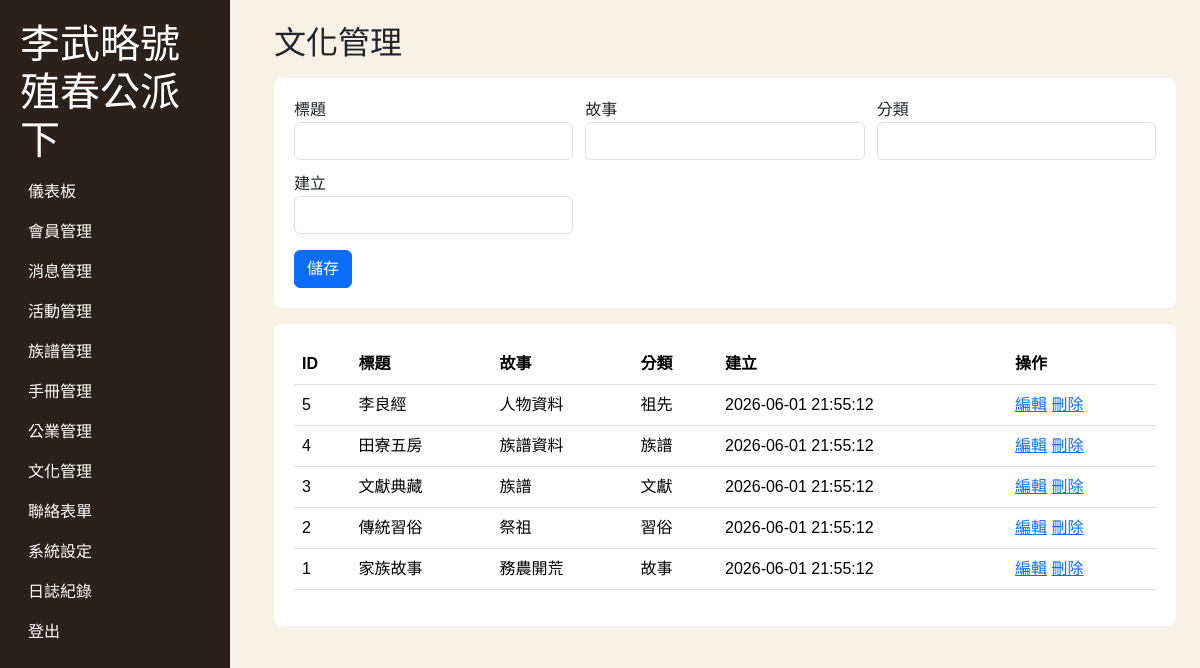
/backendok/culture.php (signed in), run on the app's committed database.
### tables this page shows
CREATE TABLE LEE_culture (culture_id INT AUTO_INCREMENT PRIMARY KEY,title VARCHAR(160),story TEXT,category VARCHAR(80),created_at DATETIME);

### backendok/config.php (called while the page is built, shortened)
<?php
function db(): PDO { static $pdo=null; if(!$pdo){ $pdo=new PDO('mysql:host='.DB_HOST.';dbname='.DB_NAME.';charset=utf8mb4',DB_USER,DB_PASS,[PDO::ATTR_ERRMODE=>PDO::ERRMODE_EXCEPTION,PDO::ATTR_DEFAULT_FETCH_MODE=>PDO::FETCH_ASSOC]); } return $pdo; }
function h($v): string { return htmlspecialchars((string)$v, ENT_QUOTES, 'UTF-8'); }

### backendok/culture.php (the view, shortened to what this page needs)
<?php
require __DIR__.'/config.php'; require __DIR__.'/layout.php'; require_login();
$table='LEE_culture'; $pk='culture_id'; $fields=['title', 'story', 'category', 'created_at']; $labels=['標題', '故事', '分類', '建立'];
$edit=null; if(isset($_GET['edit'])){ $st=db()->prepare('SELECT * FROM '.$table.' WHERE '.$pk.'=?'); $st->execute([$_GET['edit']]); $edit=$st->fetch(); }
$rows=db()->query('SELECT * FROM '.$table.' ORDER BY '.$pk.' DESC LIMIT 200')->fetchAll(); admin_header('文化管理');
?><section class="panel"><form method="post"><input type="hidden" name="id" value="<?=h($edit[$pk]??'')?>"><div class="grid"><?php foreach($fields as $i=>$f): ?><label><?=h($labels[$i])?><input class="form-control" name="<?=h($f)?>" value="<?=h($edit[$f]??'')?>"></label><?php endforeach; ?></div><button class="btn btn-primary mt-3">儲存</button></form></section><section class="panel"><table class="table"><tr><th>ID</th><?php foreach($labels as $l) echo '<th>'.h($l).'</th>'; ?><th>操作</th></tr><?php foreach($rows as $r): ?><tr><td><?=h($r[$pk])?></td><?php foreach($fields as $f): ?><td><?=h($r[$f]??'')?></td><?php endforeach; ?><td><a href="?edit=<?=h($r[$pk])?>">編輯</a> <a href="?delete=<?=h($r[$pk])?>" onclick="return confirm('確定刪除?')">刪除</a></td></tr><?php endforeach; ?></table></section><?php admin_footer(); ?>

### backendok/assets/admin.css (style rules this page uses)
body { background:#f7f1e6;font-family:'Microsoft JhengHei',Arial,sans-serif }
.panel { background:#fff;border-radius:8px;padding:20px;margin:16px 0 }
.grid { display:grid;grid-template-columns:repeat(auto-fit,minmax(220px,1fr));gap:12px }

### data on the page
lee_culture: culture_id "5", title "李良經", story "人物資料", category "祖先", created_at "2026-06-01 21:55:12"
lee_culture: culture_id "4", title "田寮五房", story "族譜資料", category "族譜", created_at "2026-06-01 21:55:12"
lee_culture: culture_id "3", title "文獻典藏", story "族譜", category "文獻", created_at "2026-06-01 21:55:12"
lee_culture: culture_id "2", title "傳統習俗", story "祭祖", category "習俗", created_at "2026-06-01 21:55:12"
lee_culture: culture_id "1", title "家族故事", story "務農開荒", category "故事", created_at "2026-06-01 21:55:12"

### other printed values
$l "儀表板"
$l "會員管理"
$l "消息管理"
$l "活動管理"
$l "族譜管理"
$l "手冊管理"
$l "公業管理"
$l "文化管理"
$l "聯絡表單"
$l "系統設定"
$l "日誌紀錄"
$title "文化管理"
$labels[$i] "標題"
$labels[$i] "故事"
$labels[$i] "分類"
